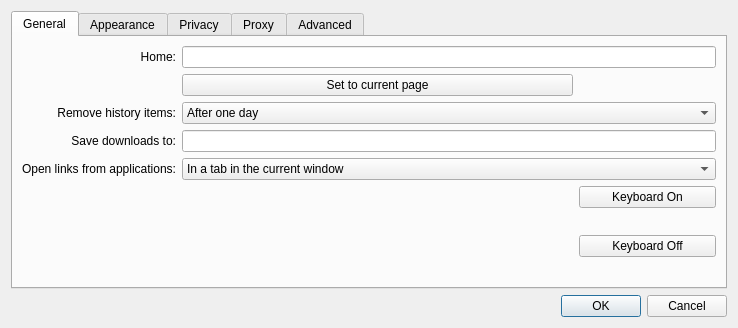
<?xml version="1.0" encoding="UTF-8"?>
<ui version="4.0">
 <class>Settings</class>
 <widget class="QDialog" name="Settings">
  <property name="geometry">
   <rect>
    <x>0</x>
    <y>0</y>
    <width>738</width>
    <height>328</height>
   </rect>
  </property>
  <property name="windowTitle">
   <string>Settings</string>
  </property>
  <layout class="QGridLayout" name="gridLayout">
   <item row="2" column="0">
    <widget class="QDialogButtonBox" name="buttonBox">
     <property name="orientation">
      <enum>Qt::Horizontal</enum>
     </property>
     <property name="standardButtons">
      <set>QDialogButtonBox::Cancel|QDialogButtonBox::Ok</set>
     </property>
    </widget>
   </item>
   <item row="0" column="0">
    <widget class="QTabWidget" name="tabWidget">
     <property name="currentIndex">
      <number>0</number>
     </property>
     <widget class="QWidget" name="tab">
      <attribute name="title">
       <string>General</string>
      </attribute>
      <layout class="QGridLayout" name="gridLayout_4">
       <item row="0" column="0">
        <widget class="QLabel" name="label_3">
         <property name="text">
          <string>Home:</string>
         </property>
         <property name="alignment">
          <set>Qt::AlignRight|Qt::AlignTrailing|Qt::AlignVCenter</set>
         </property>
        </widget>
       </item>
       <item row="0" column="1" colspan="2">
        <widget class="QLineEdit" name="homeLineEdit"/>
       </item>
       <item row="1" column="1">
        <widget class="QPushButton" name="setHomeToCurrentPageButton">
         <property name="text">
          <string>Set to current page</string>
         </property>
        </widget>
       </item>
       <item row="1" column="2">
        <spacer name="horizontalSpacer">
         <property name="orientation">
          <enum>Qt::Horizontal</enum>
         </property>
         <property name="sizeHint" stdset="0">
          <size>
           <width>280</width>
           <height>18</height>
          </size>
         </property>
        </spacer>
       </item>
       <item row="2" column="0">
        <widget class="QLabel" name="label_4">
         <property name="text">
          <string>Remove history items:</string>
         </property>
         <property name="alignment">
          <set>Qt::AlignRight|Qt::AlignTrailing|Qt::AlignVCenter</set>
         </property>
        </widget>
       </item>
       <item row="2" column="1" colspan="2">
        <widget class="QComboBox" name="expireHistory">
         <item>
          <property name="text">
           <string>After one day</string>
          </property>
         </item>
         <item>
          <property name="text">
           <string>After one week</string>
          </property>
         </item>
         <item>
          <property name="text">
           <string>After two weeks</string>
          </property>
         </item>
         <item>
          <property name="text">
           <string>After one month</string>
          </property>
         </item>
         <item>
          <property name="text">
           <string>After one year</string>
          </property>
         </item>
         <item>
          <property name="text">
           <string>Manually</string>
          </property>
         </item>
        </widget>
       </item>
       <item row="3" column="0">
        <widget class="QLabel" name="label_7">
         <property name="text">
          <string>Save downloads to:</string>
         </property>
         <property name="alignment">
          <set>Qt::AlignRight|Qt::AlignTrailing|Qt::AlignVCenter</set>
         </property>
        </widget>
       </item>
       <item row="3" column="1" colspan="2">
        <widget class="QLineEdit" name="downloadsLocation"/>
       </item>
       <item row="5" column="0">
        <widget class="QLabel" name="label_8">
         <property name="text">
          <string>Open links from applications:</string>
         </property>
         <property name="alignment">
          <set>Qt::AlignRight|Qt::AlignTrailing|Qt::AlignVCenter</set>
         </property>
        </widget>
       </item>
       <item row="5" column="1" colspan="2">
        <widget class="QComboBox" name="openLinksIn">
         <item>
          <property name="text">
           <string>In a tab in the current window</string>
          </property>
         </item>
         <item>
          <property name="text">
           <string>In a new window</string>
          </property>
         </item>
        </widget>
       </item>
       <item row="9" column="1">
        <spacer>
         <property name="orientation">
          <enum>Qt::Vertical</enum>
         </property>
         <property name="sizeHint" stdset="0">
          <size>
           <width>391</width>
           <height>262</height>
          </size>
         </property>
        </spacer>
       </item>
       <item row="9" column="2">
        <widget class="QPushButton" name="btnHide">
         <property name="text">
          <string>Keyboard Off</string>
         </property>
        </widget>
       </item>
       <item row="8" column="2">
        <widget class="QPushButton" name="btnShow">
         <property name="text">
          <string>Keyboard On</string>
         </property>
        </widget>
       </item>
      </layout>
     </widget>
     <widget class="QWidget" name="tab_3">
      <attribute name="title">
       <string>Appearance</string>
      </attribute>
      <layout class="QGridLayout" name="gridLayout_3">
       <item row="0" column="0">
        <widget class="QLabel" name="label_5">
         <property name="text">
          <string>Standard font:</string>
         </property>
         <property name="alignment">
          <set>Qt::AlignRight|Qt::AlignTrailing|Qt::AlignVCenter</set>
         </property>
        </widget>
       </item>
       <item row="0" column="1">
        <widget class="QLabel" name="standardLabel">
         <property name="sizePolicy">
          <sizepolicy hsizetype="Expanding" vsizetype="Preferred">
           <horstretch>0</horstretch>
           <verstretch>0</verstretch>
          </sizepolicy>
         </property>
         <property name="frameShape">
          <enum>QFrame::StyledPanel</enum>
         </property>
         <property name="text">
          <string>Times 16</string>
         </property>
         <property name="alignment">
          <set>Qt::AlignCenter</set>
         </property>
        </widget>
       </item>
       <item row="0" column="2">
        <widget class="QPushButton" name="standardFontButton">
         <property name="text">
          <string>Select...</string>
         </property>
        </widget>
       </item>
       <item row="2" column="0">
        <widget class="QLabel" name="label_6">
         <property name="text">
          <string>Fixed-width font:</string>
         </property>
         <property name="alignment">
          <set>Qt::AlignRight|Qt::AlignTrailing|Qt::AlignVCenter</set>
         </property>
        </widget>
       </item>
       <item row="3" column="1">
        <spacer name="verticalSpacer">
         <property name="orientation">
          <enum>Qt::Vertical</enum>
         </property>
         <property name="sizeHint" stdset="0">
          <size>
           <width>20</width>
           <height>93</height>
          </size>
         </property>
        </spacer>
       </item>
       <item row="1" column="1">
        <widget class="QLabel" name="fixedLabel">
         <property name="frameShape">
          <enum>QFrame::StyledPanel</enum>
         </property>
         <property name="text">
          <string>Courier 13</string>
         </property>
         <property name="alignment">
          <set>Qt::AlignCenter</set>
         </property>
        </widget>
       </item>
       <item row="1" column="2">
        <widget class="QPushButton" name="fixedFontButton">
         <property name="text">
          <string>Select...</string>
         </property>
        </widget>
       </item>
      </layout>
     </widget>
     <widget class="QWidget" name="tab_2">
      <attribute name="title">
       <string>Privacy</string>
      </attribute>
      <layout class="QVBoxLayout" name="verticalLayout_3">
       <item>
        <widget class="QGroupBox" name="groupBox">
         <property name="title">
          <string>Web Content</string>
         </property>
         <layout class="QVBoxLayout" name="verticalLayout_2">
          <item>
           <widget class="QCheckBox" name="enablePlugins">
            <property name="text">
             <string>Enable Plugins</string>
            </property>
            <property name="checked">
             <bool>true</bool>
            </property>
           </widget>
          </item>
          <item>
           <widget class="QCheckBox" name="enableJavascript">
            <property name="text">
             <string>Enable Javascript</string>
            </property>
            <property name="checked">
             <bool>true</bool>
            </property>
           </widget>
          </item>
         </layout>
        </widget>
       </item>
       <item>
        <widget class="QGroupBox" name="cookiesGroupBox">
         <property name="title">
          <string>Cookies</string>
         </property>
         <layout class="QGridLayout">
          <item row="0" column="0">
           <widget class="QLabel" name="label_2">
            <property name="text">
             <string>Accept Cookies:</string>
            </property>
            <property name="alignment">
             <set>Qt::AlignRight|Qt::AlignTrailing|Qt::AlignVCenter</set>
            </property>
           </widget>
          </item>
          <item row="0" column="1">
           <widget class="QComboBox" name="acceptCombo">
            <item>
             <property name="text">
              <string>Always</string>
             </property>
            </item>
            <item>
             <property name="text">
              <string>Never</string>
             </property>
            </item>
            <item>
             <property name="text">
              <string>Only from sites you navigate to</string>
             </property>
            </item>
           </widget>
          </item>
          <item row="0" column="2">
           <widget class="QPushButton" name="exceptionsButton">
            <property name="text">
             <string>Exceptions...</string>
            </property>
           </widget>
          </item>
          <item row="1" column="0">
           <widget class="QLabel" name="label">
            <property name="text">
             <string>Keep until:</string>
            </property>
            <property name="alignment">
             <set>Qt::AlignRight|Qt::AlignTrailing|Qt::AlignVCenter</set>
            </property>
           </widget>
          </item>
          <item row="1" column="1">
           <widget class="QComboBox" name="keepUntilCombo">
            <item>
             <property name="text">
              <string>They expire</string>
             </property>
            </item>
            <item>
             <property name="text">
              <string>I exit the application</string>
             </property>
            </item>
            <item>
             <property name="text">
              <string>At most 90 days</string>
             </property>
            </item>
           </widget>
          </item>
          <item row="1" column="2">
           <widget class="QPushButton" name="cookiesButton">
            <property name="text">
             <string>Cookies...</string>
            </property>
           </widget>
          </item>
         </layout>
        </widget>
       </item>
       <item>
        <spacer>
         <property name="orientation">
          <enum>Qt::Vertical</enum>
         </property>
         <property name="sizeHint" stdset="0">
          <size>
           <width>371</width>
           <height>177</height>
          </size>
         </property>
        </spacer>
       </item>
      </layout>
     </widget>
     <widget class="QWidget" name="tab_4">
      <attribute name="title">
       <string>Proxy</string>
      </attribute>
      <layout class="QVBoxLayout" name="verticalLayout">
       <item>
        <widget class="QGroupBox" name="proxySupport">
         <property name="title">
          <string>Enable proxy</string>
         </property>
         <property name="checkable">
          <bool>true</bool>
         </property>
         <layout class="QGridLayout" name="gridLayout_6">
          <item row="0" column="0">
           <widget class="QLabel" name="label_9">
            <property name="text">
             <string>Type:</string>
            </property>
            <property name="alignment">
             <set>Qt::AlignRight|Qt::AlignTrailing|Qt::AlignVCenter</set>
            </property>
           </widget>
          </item>
          <item row="0" column="1" colspan="2">
           <widget class="QComboBox" name="proxyType">
            <item>
             <property name="text">
              <string>Socks5</string>
             </property>
            </item>
            <item>
             <property name="text">
              <string>Http</string>
             </property>
            </item>
           </widget>
          </item>
          <item row="1" column="0">
           <widget class="QLabel" name="label_10">
            <property name="text">
             <string>Host:</string>
            </property>
            <property name="alignment">
             <set>Qt::AlignRight|Qt::AlignTrailing|Qt::AlignVCenter</set>
            </property>
           </widget>
          </item>
          <item row="1" column="1" colspan="2">
           <widget class="QLineEdit" name="proxyHostName"/>
          </item>
          <item row="2" column="0">
           <widget class="QLabel" name="label_11">
            <property name="text">
             <string>Port:</string>
            </property>
            <property name="alignment">
             <set>Qt::AlignRight|Qt::AlignTrailing|Qt::AlignVCenter</set>
            </property>
           </widget>
          </item>
          <item row="2" column="1">
           <widget class="QSpinBox" name="proxyPort">
            <property name="maximum">
             <number>10000</number>
            </property>
            <property name="value">
             <number>1080</number>
            </property>
           </widget>
          </item>
          <item row="2" column="2">
           <spacer name="horizontalSpacer_2">
            <property name="orientation">
             <enum>Qt::Horizontal</enum>
            </property>
            <property name="sizeHint" stdset="0">
             <size>
              <width>293</width>
              <height>20</height>
             </size>
            </property>
           </spacer>
          </item>
          <item row="3" column="0">
           <widget class="QLabel" name="label_12">
            <property name="text">
             <string>User Name:</string>
            </property>
            <property name="alignment">
             <set>Qt::AlignRight|Qt::AlignTrailing|Qt::AlignVCenter</set>
            </property>
           </widget>
          </item>
          <item row="3" column="1" colspan="2">
           <widget class="QLineEdit" name="proxyUserName"/>
          </item>
          <item row="4" column="0">
           <widget class="QLabel" name="label_13">
            <property name="text">
             <string>Password:</string>
            </property>
            <property name="alignment">
             <set>Qt::AlignRight|Qt::AlignTrailing|Qt::AlignVCenter</set>
            </property>
           </widget>
          </item>
          <item row="4" column="1" colspan="2">
           <widget class="QLineEdit" name="proxyPassword">
            <property name="echoMode">
             <enum>QLineEdit::Password</enum>
            </property>
           </widget>
          </item>
          <item row="5" column="0">
           <spacer name="verticalSpacer_2">
            <property name="orientation">
             <enum>Qt::Vertical</enum>
            </property>
            <property name="sizeHint" stdset="0">
             <size>
              <width>20</width>
              <height>8</height>
             </size>
            </property>
           </spacer>
          </item>
         </layout>
        </widget>
       </item>
      </layout>
     </widget>
     <widget class="QWidget" name="tab_5">
      <attribute name="title">
       <string>Advanced</string>
      </attribute>
      <layout class="QGridLayout" name="gridLayout_2">
       <item row="0" column="0">
        <widget class="QLabel" name="label_14">
         <property name="text">
          <string>Style Sheet:</string>
         </property>
        </widget>
       </item>
       <item row="0" column="1">
        <widget class="QLineEdit" name="userStyleSheet"/>
       </item>
       <item row="1" column="1">
        <spacer name="verticalSpacer_3">
         <property name="orientation">
          <enum>Qt::Vertical</enum>
         </property>
         <property name="sizeHint" stdset="0">
          <size>
           <width>20</width>
           <height>176</height>
          </size>
         </property>
        </spacer>
       </item>
      </layout>
     </widget>
    </widget>
   </item>
  </layout>
 </widget>
 <resources/>
 <connections>
  <connection>
   <sender>buttonBox</sender>
   <signal>accepted()</signal>
   <receiver>Settings</receiver>
   <slot>accept()</slot>
   <hints>
    <hint type="sourcelabel">
     <x>248</x>
     <y>254</y>
    </hint>
    <hint type="destinationlabel">
     <x>157</x>
     <y>274</y>
    </hint>
   </hints>
  </connection>
  <connection>
   <sender>buttonBox</sender>
   <signal>rejected()</signal>
   <receiver>Settings</receiver>
   <slot>reject()</slot>
   <hints>
    <hint type="sourcelabel">
     <x>316</x>
     <y>260</y>
    </hint>
    <hint type="destinationlabel">
     <x>286</x>
     <y>274</y>
    </hint>
   </hints>
  </connection>
 </connections>
</ui>
